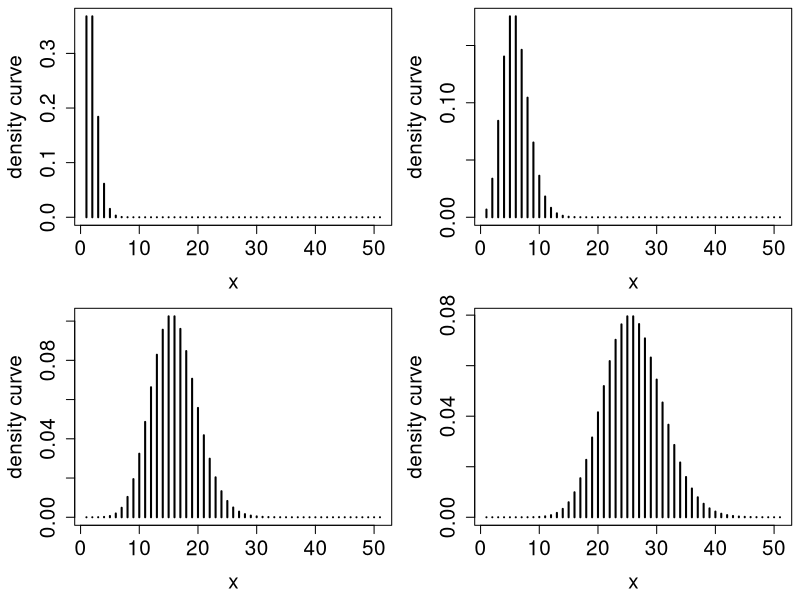
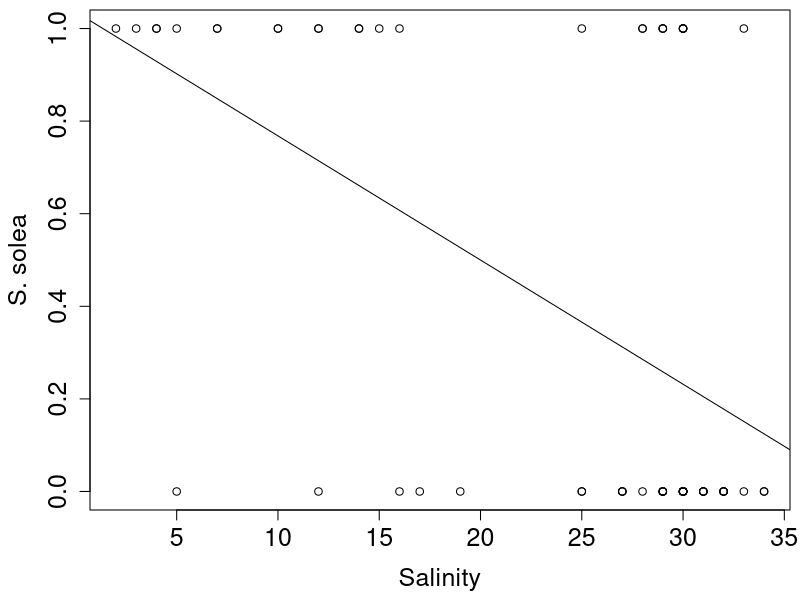

R code for these plots, in order: (Note: this script raises an error after producing the figures.)
#    R code for: Chapter 6 in:
#    Analysing Ecological Data. (2007). Zuur, Ieno and Smith. Springer, 680p.
#    This file was produced by Alain Zuur (highstat@highstat.com)
#    www.highstat.com

#    This program is free software; you can redistribute it and/or modify
#    it under the terms of the GNU General Public License as published by
#    the Free Software Foundation; either version 2 of the License, or
#    (at your option) any later version.
#
#    This program is distributed in the hope that it will be useful,
#    but WITHOUT ANY WARRANTY; without even the implied warranty of
#    MERCHANTABILITY or FITNESS FOR A PARTICULAR PURPOSE.  See the
#    GNU General Public License for more details.

#    This file was produced by Nelly Chizhikova and Alain Zuur 
#    (highstat@highstat.com)



setwd("D:\\applicat\\HighlandStatistics\\Book\\R\\RChapter6\\")


par(mar = c(4.5, 4.5, 0.5, 0.5), cex.lab = 1.5, cex.axis = 1.5)



#      Figure 6.1
par(mfrow = c(2,2))
x <- seq(0, 50, 1)
plot(dpois(x, lambda = 1, log = FALSE), type = "h", 
     xlab = "x", ylab = "density curve", lwd = 2)
plot(dpois(x, lambda = 5, log = FALSE), type = "h", 
     xlab = "x", ylab = "density curve", lwd = 2)
plot(dpois(x, lambda = 15, log = FALSE), type = "h", 
     xlab = "x", ylab = "density curve", lwd = 2)
plot(dpois(x, lambda = 25, log = FALSE), type = "h", 
     xlab = "x", ylab = "density curve", lwd = 2)
par(mfrow = c(1,1))




#      output for Poisson regression, page 83
RIKZ <- read.table(file = "RIKZ.txt",header = TRUE)
RIKZ$Richness <- rowSums(RIKZ[,2:76] > 0)
RIKZ_poisson <- glm(Richness ~ NAP, 
					data = RIKZ, 
					family = poisson)
summary(RIKZ_poisson)




#     output for quasi-Poisson regression, page 83
RIKZ <- read.table(file = "RIKZ.txt",header = TRUE)
RIKZ$Richness <- rowSums(RIKZ[,2:76] > 0)
RIKZ_quasi <- glm(Richness ~ NAP, 
					data = RIKZ, 
					family = quasipoisson)
summary(RIKZ_quasi)



#      parameters for Poisson regression, page 84
RIKZ <- read.table(file = "RIKZ.txt",header = TRUE)
RIKZ$Richness <- rowSums(RIKZ[,2:76] > 0)
RIKZ_poisson.1 <- glm(Richness ~  NAP + 
						factor(week) + 
						factor(exposure), 
						data = RIKZ, 
						family = poisson)
summary(RIKZ_poisson.1)




#     output of "drop 1 variable" tool, page 84
RIKZ <- read.table(file = "RIKZ.txt",header = TRUE)
RIKZ$Richness <- rowSums(RIKZ[,2:76] > 0)
RIKZ_poisson.1 <- glm(Richness ~ NAP + 
						factor(week) + 
						factor(exposure), 
						data = RIKZ, 
						family = poisson)
drop1(RIKZ_poisson.1, test = "Chisq")




#      Compare quasi-Poisson models, page 85
RIKZ <- read.table(file = "RIKZ.txt",header = TRUE)
RIKZ$Richness <- rowSums(RIKZ[,2:76] > 0)
RIKZ_poisson.1 <- glm(Richness ~ NAP + 
						factor(week) + 
						factor(exposure), 
						data = RIKZ, 
						family = quasipoisson)
RIKZ_poisson.2 <- glm(Richness ~ NAP + 
						factor(week), 
						data = RIKZ, 
						family = quasipoisson)
anova(RIKZ_poisson.1,RIKZ_poisson.2, test = "F")




#     Figure 6.4
Solea <- read.table("Solea.txt", header = T)
plot(Solea$salinity, Solea$Solea_solea, 
	 xlab = "Salinity", ylab = "S. solea")
Solea_model <- lm(Solea_solea ~ salinity, data = Solea)
abline(Solea_model)




#     Logistic regression, page 90
Solea <- read.table("dat/Solea.txt", header = T)
Solea_logist <- glm(Solea_solea ~ salinity, 
					data = Solea, family = binomial)
summary(Solea_logist)



#     Figure 6.5
Solea <- read.table("Solea.txt", header = T)
plot(Solea$salinity, Solea$Solea_solea, 
	 xlab = "Salinity", ylab = "P")
Solea_logist <- glm(Solea_solea ~ salinity, 
					data = Solea, family = binomial)
new_salinity <- seq(0,35,1)
lines(new_salinity, 
	  predict(Solea_logist, data.frame(salinity = new_salinity), 
	  type = "response"))


	 
#     Figure 6.6
Solea <- read.table("Solea.txt", header = T)
Solea_logist <- glm(Solea_solea ~ salinity, 
					data = Solea, family = binomial)
par(mfrow = c(2,2), mar = c(5,5,1.5,0.5))
plot(Solea_logist, which = c(1:4), add.smooth = F, cex.id = 1)
par(mfrow = c(1,1), mar = c(4.5,4.5,0.5,0.5))



#     output of logistic model, page 96
Solea <- read.table("Solea.txt", header = T)
Solea_logist.2 <- glm(Solea_solea ~ temperature + salinity, 
					data = Solea, family = binomial)
summary(Solea_logist.2)


